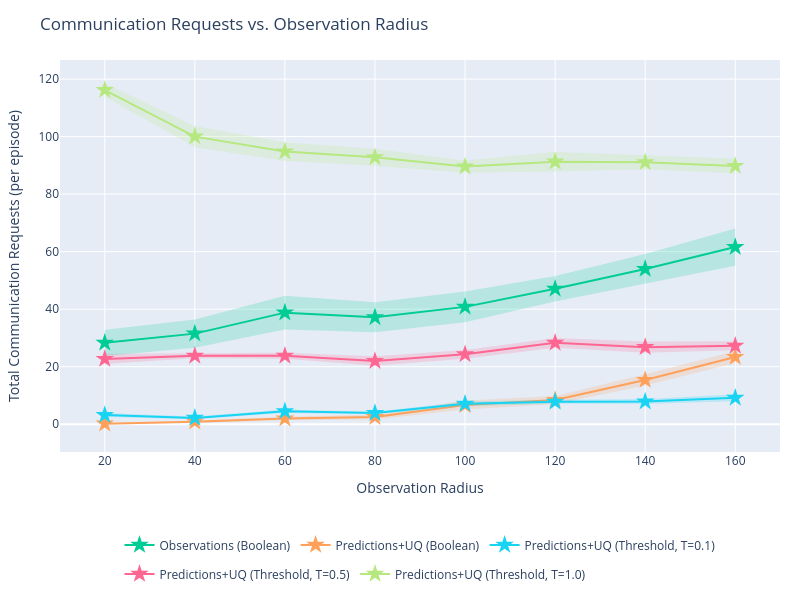

Notebook code for this chart:
### Markdown cell above
## Communication vs. Observation Radius

### Code cell
for comms_p in comms_probabilities:
    fig2 = go.Figure()
    r2_annotations2 = []

    for series in output:
        if SERIES_TO_PLOT is not None and series not in SERIES_TO_PLOT:
            continue

        color = series_colors.get(series, '#888888')
        all_exps_s = list(output[series].keys())

        # Swept experiments for this comms_p: obs_radius_X_comms_Y
        swept = sorted(
            [e for e in all_exps_s if f"Fixed Rate" in series and f"_comms_{comms_p:.3f}" in e],
            key=lambda e: output[series][e].attrs.get("observation_radius", float('inf'))
        )
        # Fixed (learned comms) experiments: obs_radius_X only (no comms component)
        fixed = sorted(
            [e for e in all_exps_s if not "Fixed Rate" in series],
            key=lambda e: output[series][e].attrs.get("observation_radius", float('inf'))
        )

        if swept:
            continue
            xs = [float(e.split("obs_radius_")[1].split("_comms_")[0]) for e in swept]
            ys = [get_requests(output[series][e]) for e in swept]

            fig2.add_trace(go.Scatter(
                x=xs,
                y=ys,
                mode='lines+markers',
                name=series,
                line=dict(color=color),
                marker=dict(color=color, size=8),
                legendgroup=series,
                hovertemplate=[
                    f"{series}<br>obs_radius={r:.1f}<br>requests=%{{y:.1f}}<extra></extra>"
                    for r in xs
                ],
            ))

            # OLS trendline
            if len(xs) >= 2:
                x_trend2, y_trend2, r2_2 = fit_ols_trendline(xs, ys)
                fig2.add_trace(go.Scatter(
                    x=x_trend2,
                    y=y_trend2,
                    mode='lines',
                    name=f"{series} (fit)",
                    line=dict(color=color, dash='dash', width=1),
                    legendgroup=series,
                    showlegend=False,
                    hoverinfo='skip',
                ))
                r2_annotations2.append(
                    dict(
                        text=f"<b>{series}</b> R²={r2_2:.3f}",
                        xref='paper', yref='paper',
                        x=0.01,
                        y=0.99 - len(r2_annotations2) * 0.06,
                        xanchor='left', yanchor='top',
                        showarrow=False,
                        font=dict(color=color, size=12),
                    )
                )

        if fixed:
            xs_f = [output[series][e].attrs.get("observation_radius", float('inf')) for e in fixed]
            ys_f = [get_requests(output[series][e]) for e in fixed]
            ys_std_f = [get_requests_std(output[series][e]) for e in fixed]
            y_upper_f = [y + s for y, s in zip(ys_f, ys_std_f)]
            y_lower_f = [y - s for y, s in zip(ys_f, ys_std_f)]
            fig2.add_trace(go.Scatter(
                x=xs_f,
                y=ys_f,
                mode='lines+markers',
                name=series,
                line=dict(color=color),
                marker=dict(color=color, size=14, symbol='star'),
                legendgroup=series,
                showlegend=len(swept) == 0,
                hovertemplate=f"{series}<br>obs_radius=%{{x:.1f}}<br>requests=%{{y:.1f}}<extra></extra>",
            ))
            # SEM shaded band
            fig2.add_trace(go.Scatter(
                x=xs_f + xs_f[::-1],
                y=y_upper_f + y_lower_f[::-1],
                fill='toself',
                fillcolor=color,
                line=dict(color='rgba(255,255,255,0)'),
                opacity=0.2,
                legendgroup=series,
                showlegend=False,
                hoverinfo='skip',
            ))

fig2.update_layout(
    title=f"Communication Requests vs. Observation Radius",
    # title=f"Communication Requests vs. Observation Radius (comms_p={comms_p:.3f})",
    xaxis_title="Observation Radius",
    yaxis_title="Total Communication Requests (per episode)",
    height=600,
    width=800,
    hovermode='closest',
    autosize=True,
    margin=dict(l=60, r=20, t=60, b=120),
    legend=dict(orientation='h', yanchor='top', y=-0.2, xanchor='center', x=0.5),
    annotations=r2_annotations2,
)
fig2.show()

### Figure 1 — Plotly figure (JSON) as saved in the notebook; plotly's stock layout.template omitted (floating-point values rounded to 4 significant figures)
{"data": [{"hovertemplate": "Observations (Boolean)<br>obs_radius=%{x:.1f}<br>requests=%{y:.1f}<extra></extra>", "legendgroup": "Observations (Boolean)", "line": {"color": "#00CC96"}, "marker": {"color": "#00CC96", "size": 14, "symbol": "star"}, "mode": "lines+markers", "name": "Observations (Boolean)", "showlegend": true, "type": "scatter", "x": [20, 40, 60, 80, 100, 120, 140, 160], "y": [28.3, 31.5, 38.8, 37.2, 40.8, 47.1, 54, 61.6]}, {"fill": "toself", "fillcolor": "#00CC96", "hoverinfo": "skip", "legendgroup": "Observations (Boolean)", "line": {"color": "rgba(255,255,255,0)"}, "opacity": 0.2, "showlegend": false, "type": "scatter", "x": [20, 40, 60, 80, 100, 120, 140, 160, 160, 140, 120, 100, 80, 60, 40, 20], "y": [32.87, 36.43, 44.71, 42.39, 46.15, 51.56, 59.23, 68.07, 55.13, 48.77, 42.64, 35.45, 32.01, 32.89, 26.57, 23.73]}, {"hovertemplate": "Predictions+UQ (Boolean)<br>obs_radius=%{x:.1f}<br>requests=%{y:.1f}<extra></extra>", "legendgroup": "Predictions+UQ (Boolean)", "line": {"color": "#FFA15A"}, "marker": {"color": "#FFA15A", "size": 14, "symbol": "star"}, "mode": "lines+markers", "name": "Predictions+UQ (Boolean)", "showlegend": true, "type": "scatter", "x": [20, 40, 60, 80, 100, 120, 140, 160], "y": [0.2, 0.9, 2, 2.5, 6.7, 8.4, 15.4, 23.4]}, {"fill": "toself", "fillcolor": "#FFA15A", "hoverinfo": "skip", "legendgroup": "Predictions+UQ (Boolean)", "line": {"color": "rgba(255,255,255,0)"}, "opacity": 0.2, "showlegend": false, "type": "scatter", "x": [20, 40, 60, 80, 100, 120, 140, 160, 160, 140, 120, 100, 80, 60, 40, 20], "y": [0.3265, 1.286, 2.632, 3.363, 8.25, 9.83, 17.37, 25.5, 21.3, 13.43, 6.97, 5.15, 1.637, 1.368, 0.514, 0.07351]}, {"hovertemplate": "Predictions+UQ (Threshold, T=0.1)<br>obs_radius=%{x:.1f}<br>requests=%{y:.1f}<extra></extra>", "legendgroup": "Predictions+UQ (Threshold, T=0.1)", "line": {"color": "#19D3F3"}, "marker": {"color": "#19D3F3", "size": 14, "symbol": "star"}, "mode": "lines+markers", "name": "Predictions+UQ (Threshold, T=0.1)", "showlegend": true, "type": "scatter", "x": [20, 40, 60, 80, 100, 120, 140, 160], "y": [3.2, 2.2, 4.5, 3.9, 7.1, 7.8, 7.9, 9.2]}, {"fill": "toself", "fillcolor": "#19D3F3", "hoverinfo": "skip", "legendgroup": "Predictions+UQ (Threshold, T=0.1)", "line": {"color": "rgba(255,255,255,0)"}, "opacity": 0.2, "showlegend": false, "type": "scatter", "x": [20, 40, 60, 80, 100, 120, 140, 160, 160, 140, 120, 100, 80, 60, 40, 20], "y": [3.86, 2.643, 5.087, 4.357, 7.93, 8.518, 8.799, 10.39, 8.01, 7.001, 7.082, 6.27, 3.443, 3.913, 1.757, 2.54]}, {"hovertemplate": "Predictions+UQ (Threshold, T=0.5)<br>obs_radius=%{x:.1f}<br>requests=%{y:.1f}<extra></extra>", "legendgroup": "Predictions+UQ (Threshold, T=0.5)", "line": {"color": "#FF6692"}, "marker": {"color": "#FF6692", "size": 14, "symbol": "star"}, "mode": "lines+markers", "name": "Predictions+UQ (Threshold, T=0.5)", "showlegend": true, "type": "scatter", "x": [20, 40, 60, 80, 100, 120, 140, 160], "y": [22.7, 23.8, 23.8, 22, 24.3, 28.3, 26.8, 27.3]}, {"fill": "toself", "fillcolor": "#FF6692", "hoverinfo": "skip", "legendgroup": "Predictions+UQ (Threshold, T=0.5)", "line": {"color": "rgba(255,255,255,0)"}, "opacity": 0.2, "showlegend": false, "type": "scatter", "x": [20, 40, 60, 80, 100, 120, 140, 160, 160, 140, 120, 100, 80, 60, 40, 20], "y": [24.49, 24.67, 24.84, 23.66, 25.85, 29.97, 28.73, 28.88, 25.72, 24.87, 26.63, 22.75, 20.34, 22.76, 22.93, 20.91]}, {"hovertemplate": "Predictions+UQ (Threshold, T=1.0)<br>obs_radius=%{x:.1f}<br>requests=%{y:.1f}<extra></extra>", "legendgroup": "Predictions+UQ (Threshold, T=1.0)", "line": {"color": "#B6E880"}, "marker": {"color": "#B6E880", "size": 14, "symbol": "star"}, "mode": "lines+markers", "name": "Predictions+UQ (Threshold, T=1.0)", "showlegend": true, "type": "scatter", "x": [20, 40, 60, 80, 100, 120, 140, 160], "y": [116.2, 100, 94.8, 92.8, 89.6, 91.3, 91.1, 89.8]}, {"fill": "toself", "fillcolor": "#B6E880", "hoverinfo": "skip", "legendgroup": "Predictions+UQ (Threshold, T=1.0)", "line": {"color": "rgba(255,255,255,0)"}, "opacity": 0.2, "showlegend": false, "type": "scatter", "x": [20, 40, 60, 80, 100, 120, 140, 160, 160, 140, 120, 100, 80, 60, 40, 20], "y": [118.5, 103.7, 98.09, 95.82, 91.72, 94.71, 93.55, 92.39, 87.21, 88.65, 87.89, 87.48, 89.78, 91.51, 96.26, 113.9]}], "layout": {"autosize": true, "height": 600, "hovermode": "closest", "legend": {"orientation": "h", "x": 0.5, "xanchor": "center", "y": -0.2, "yanchor": "top"}, "margin": {"b": 120, "l": 60, "r": 20, "t": 60}, "title": {"text": "Communication Requests vs. Observation Radius"}, "width": 800, "xaxis": {"title": {"text": "Observation Radius"}}, "yaxis": {"title": {"text": "Total Communication Requests (per episode)"}}}}
